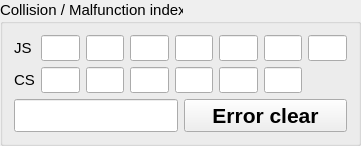
   <widget class="QGroupBox" name="groupBox_8">
    <property name="geometry">
     <rect>
      <x>790</x>
      <y>670</y>
      <width>361</width>
      <height>141</height>
     </rect>
    </property>
    <property name="font">
     <font>
      <family>Ubuntu</family>
      <pointsize>11</pointsize>
     </font>
    </property>
    <property name="title">
     <string>Collision / Malfunction index</string>
    </property>
    <layout class="QGridLayout" name="gridLayout_16">
     <item row="0" column="0">
      <layout class="QGridLayout" name="gridLayout_13">
       <item row="0" column="0" colspan="2">
        <layout class="QGridLayout" name="gridLayout_8">
         <item row="0" column="0">
          <widget class="QLabel" name="label_10">
           <property name="sizePolicy">
            <sizepolicy hsizetype="Fixed" vsizetype="Fixed">
             <horstretch>0</horstretch>
             <verstretch>0</verstretch>
            </sizepolicy>
           </property>
           <property name="font">
            <font>
             <family>Ubuntu</family>
             <pointsize>11</pointsize>
            </font>
           </property>
           <property name="text">
            <string>JS</string>
           </property>
          </widget>
         </item>
         <item row="0" column="1">
          <widget class="QLineEdit" name="lineEdit_index_js_1">
           <property name="enabled">
            <bool>true</bool>
           </property>
           <property name="sizePolicy">
            <sizepolicy hsizetype="Expanding" vsizetype="Expanding">
             <horstretch>0</horstretch>
             <verstretch>0</verstretch>
            </sizepolicy>
           </property>
           <property name="font">
            <font>
             <family>Ubuntu</family>
             <pointsize>11</pointsize>
            </font>
           </property>
           <property name="alignment">
            <set>Qt::AlignCenter</set>
           </property>
           <property name="dragEnabled">
            <bool>false</bool>
           </property>
           <property name="readOnly">
            <bool>true</bool>
           </property>
          </widget>
         </item>
         <item row="0" column="2">
          <widget class="QLineEdit" name="lineEdit_index_js_2">
           <property name="enabled">
            <bool>true</bool>
           </property>
           <property name="sizePolicy">
            <sizepolicy hsizetype="Expanding" vsizetype="Expanding">
             <horstretch>0</horstretch>
             <verstretch>0</verstretch>
            </sizepolicy>
           </property>
           <property name="font">
            <font>
             <family>Ubuntu</family>
             <pointsize>11</pointsize>
            </font>
           </property>
           <property name="alignment">
            <set>Qt::AlignCenter</set>
           </property>
           <property name="dragEnabled">
            <bool>false</bool>
           </property>
           <property name="readOnly">
            <bool>true</bool>
           </property>
          </widget>
         </item>
         <item row="0" column="3">
          <widget class="QLineEdit" name="lineEdit_index_js_3">
           <property name="enabled">
            <bool>true</bool>
           </property>
           <property name="sizePolicy">
            <sizepolicy hsizetype="Expanding" vsizetype="Expanding">
             <horstretch>0</horstretch>
             <verstretch>0</verstretch>
            </sizepolicy>
           </property>
           <property name="font">
            <font>
             <family>Ubuntu</family>
             <pointsize>11</pointsize>
            </font>
           </property>
           <property name="alignment">
            <set>Qt::AlignCenter</set>
           </property>
           <property name="dragEnabled">
            <bool>false</bool>
           </property>
           <property name="readOnly">
            <bool>true</bool>
           </property>
          </widget>
         </item>
         <item row="0" column="4">
          <widget class="QLineEdit" name="lineEdit_index_js_4">
           <property name="enabled">
            <bool>true</bool>
           </property>
           <property name="sizePolicy">
            <sizepolicy hsizetype="Expanding" vsizetype="Expanding">
             <horstretch>0</horstretch>
             <verstretch>0</verstretch>
            </sizepolicy>
           </property>
           <property name="font">
            <font>
             <family>Ubuntu</family>
             <pointsize>11</pointsize>
            </font>
           </property>
           <property name="alignment">
            <set>Qt::AlignCenter</set>
           </property>
           <property name="dragEnabled">
            <bool>false</bool>
           </property>
           <property name="readOnly">
            <bool>true</bool>
           </property>
          </widget>
         </item>
         <item row="0" column="5">
          <widget class="QLineEdit" name="lineEdit_index_js_5">
           <property name="enabled">
            <bool>true</bool>
           </property>
           <property name="sizePolicy">
            <sizepolicy hsizetype="Expanding" vsizetype="Expanding">
             <horstretch>0</horstretch>
             <verstretch>0</verstretch>
            </sizepolicy>
           </property>
           <property name="font">
            <font>
             <family>Ubuntu</family>
             <pointsize>11</pointsize>
            </font>
           </property>
           <property name="alignment">
            <set>Qt::AlignCenter</set>
           </property>
           <property name="dragEnabled">
            <bool>false</bool>
           </property>
           <property name="readOnly">
            <bool>true</bool>
           </property>
          </widget>
         </item>
         <item row="0" column="6">
          <widget class="QLineEdit" name="lineEdit_index_js_6">
           <property name="enabled">
            <bool>true</bool>
           </property>
           <property name="sizePolicy">
            <sizepolicy hsizetype="Expanding" vsizetype="Expanding">
             <horstretch>0</horstretch>
             <verstretch>0</verstretch>
            </sizepolicy>
           </property>
           <property name="font">
            <font>
             <family>Ubuntu</family>
             <pointsize>11</pointsize>
            </font>
           </property>
           <property name="alignment">
            <set>Qt::AlignCenter</set>
           </property>
           <property name="dragEnabled">
            <bool>false</bool>
           </property>
           <property name="readOnly">
            <bool>true</bool>
           </property>
          </widget>
         </item>
         <item row="0" column="7">
          <widget class="QLineEdit" name="lineEdit_index_js_7">
           <property name="enabled">
            <bool>true</bool>
           </property>
           <property name="sizePolicy">
            <sizepolicy hsizetype="Expanding" vsizetype="Expanding">
             <horstretch>0</horstretch>
             <verstretch>0</verstretch>
            </sizepolicy>
           </property>
           <property name="font">
            <font>
             <family>Ubuntu</family>
             <pointsize>11</pointsize>
            </font>
           </property>
           <property name="alignment">
            <set>Qt::AlignCenter</set>
           </property>
           <property name="dragEnabled">
            <bool>false</bool>
           </property>
           <property name="readOnly">
            <bool>true</bool>
           </property>
          </widget>
         </item>
         <item row="1" column="0">
          <widget class="QLabel" name="label_11">
           <property name="sizePolicy">
            <sizepolicy hsizetype="Fixed" vsizetype="Fixed">
             <horstretch>0</horstretch>
             <verstretch>0</verstretch>
            </sizepolicy>
           </property>
           <property name="font">
            <font>
             <family>Ubuntu</family>
             <pointsize>11</pointsize>
            </font>
           </property>
           <property name="text">
            <string>CS</string>
           </property>
          </widget>
         </item>
         <item row="1" column="1">
          <widget class="QLineEdit" name="lineEdit_index_cs_1">
           <property name="enabled">
            <bool>true</bool>
           </property>
           <property name="sizePolicy">
            <sizepolicy hsizetype="Expanding" vsizetype="Expanding">
             <horstretch>0</horstretch>
             <verstretch>0</verstretch>
            </sizepolicy>
           </property>
           <property name="font">
            <font>
             <family>Ubuntu</family>
             <pointsize>11</pointsize>
            </font>
           </property>
           <property name="alignment">
            <set>Qt::AlignCenter</set>
           </property>
           <property name="dragEnabled">
            <bool>false</bool>
           </property>
           <property name="readOnly">
            <bool>true</bool>
           </property>
          </widget>
         </item>
         <item row="1" column="2">
          <widget class="QLineEdit" name="lineEdit_index_cs_2">
           <property name="enabled">
            <bool>true</bool>
           </property>
           <property name="sizePolicy">
            <sizepolicy hsizetype="Expanding" vsizetype="Expanding">
             <horstretch>0</horstretch>
             <verstretch>0</verstretch>
            </sizepolicy>
           </property>
           <property name="font">
            <font>
             <family>Ubuntu</family>
             <pointsize>11</pointsize>
            </font>
           </property>
           <property name="alignment">
            <set>Qt::AlignCenter</set>
           </property>
           <property name="dragEnabled">
            <bool>false</bool>
           </property>
           <property name="readOnly">
            <bool>true</bool>
           </property>
          </widget>
         </item>
         <item row="1" column="3">
          <widget class="QLineEdit" name="lineEdit_index_cs_3">
           <property name="enabled">
            <bool>true</bool>
           </property>
           <property name="sizePolicy">
            <sizepolicy hsizetype="Expanding" vsizetype="Expanding">
             <horstretch>0</horstretch>
             <verstretch>0</verstretch>
            </sizepolicy>
           </property>
           <property name="font">
            <font>
             <family>Ubuntu</family>
             <pointsize>11</pointsize>
            </font>
           </property>
           <property name="alignment">
            <set>Qt::AlignCenter</set>
           </property>
           <property name="dragEnabled">
            <bool>false</bool>
           </property>
           <property name="readOnly">
            <bool>true</bool>
           </property>
          </widget>
         </item>
         <item row="1" column="4">
          <widget class="QLineEdit" name="lineEdit_index_cs_4">
           <property name="enabled">
            <bool>true</bool>
           </property>
           <property name="sizePolicy">
            <sizepolicy hsizetype="Expanding" vsizetype="Expanding">
             <horstretch>0</horstretch>
             <verstretch>0</verstretch>
            </sizepolicy>
           </property>
           <property name="font">
            <font>
             <family>Ubuntu</family>
             <pointsize>11</pointsize>
            </font>
           </property>
           <property name="alignment">
            <set>Qt::AlignCenter</set>
           </property>
           <property name="dragEnabled">
            <bool>false</bool>
           </property>
           <property name="readOnly">
            <bool>true</bool>
           </property>
          </widget>
         </item>
         <item row="1" column="5">
          <widget class="QLineEdit" name="lineEdit_index_cs_5">
           <property name="enabled">
            <bool>true</bool>
           </property>
           <property name="sizePolicy">
            <sizepolicy hsizetype="Expanding" vsizetype="Expanding">
             <horstretch>0</horstretch>
             <verstretch>0</verstretch>
            </sizepolicy>
           </property>
           <property name="font">
            <font>
             <family>Ubuntu</family>
             <pointsize>11</pointsize>
            </font>
           </property>
           <property name="alignment">
            <set>Qt::AlignCenter</set>
           </property>
           <property name="dragEnabled">
            <bool>false</bool>
           </property>
           <property name="readOnly">
            <bool>true</bool>
           </property>
          </widget>
         </item>
         <item row="1" column="6">
          <widget class="QLineEdit" name="lineEdit_index_cs_6">
           <property name="enabled">
            <bool>true</bool>
           </property>
           <property name="sizePolicy">
            <sizepolicy hsizetype="Expanding" vsizetype="Expanding">
             <horstretch>0</horstretch>
             <verstretch>0</verstretch>
            </sizepolicy>
           </property>
           <property name="font">
            <font>
             <family>Ubuntu</family>
             <pointsize>11</pointsize>
            </font>
           </property>
           <property name="alignment">
            <set>Qt::AlignCenter</set>
           </property>
           <property name="dragEnabled">
            <bool>false</bool>
           </property>
           <property name="readOnly">
            <bool>true</bool>
           </property>
          </widget>
         </item>
        </layout>
       </item>
       <item row="1" column="1">
        <widget class="QPushButton" name="pushButton_error_clear_2">
         <property name="sizePolicy">
          <sizepolicy hsizetype="Expanding" vsizetype="Expanding">
           <horstretch>0</horstretch>
           <verstretch>0</verstretch>
          </sizepolicy>
         </property>
         <property name="font">
          <font>
           <family>Ubuntu</family>
           <pointsize>16</pointsize>
           <weight>75</weight>
           <bold>true</bold>
          </font>
         </property>
         <property name="text">
          <string>Error clear</string>
         </property>
        </widget>
       </item>
       <item row="1" column="0">
        <widget class="QLineEdit" name="lineEdit_status_error_2">
         <property name="enabled">
          <bool>true</bool>
         </property>
         <property name="sizePolicy">
          <sizepolicy hsizetype="Expanding" vsizetype="Expanding">
           <horstretch>0</horstretch>
           <verstretch>0</verstretch>
          </sizepolicy>
         </property>
         <property name="font">
          <font>
           <family>Ubuntu</family>
           <pointsize>16</pointsize>
          </font>
         </property>
         <property name="alignment">
          <set>Qt::AlignCenter</set>
         </property>
         <property name="readOnly">
          <bool>true</bool>
         </property>
        </widget>
       </item>
      </layout>
     </item>
    </layout>
   </widget>
